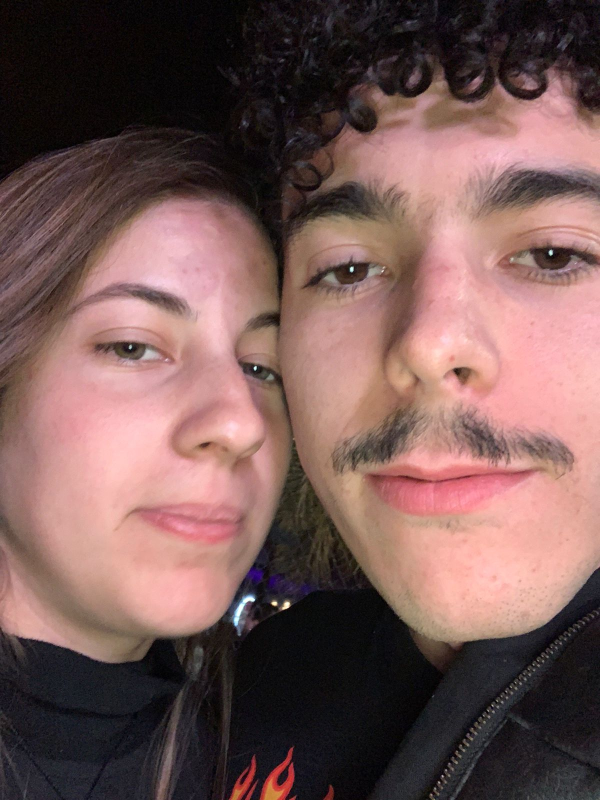
#> input picture assets/im.jpg, 1200 x 1600 px, found by its file name (shown at 1/2 size)
$ python convolutionMoyenneur.py
#> lines starting #> are read from the running program, lines starting #| are printed output that depends on the picture
import cv2 as cv
import sys
import numpy as np

img = cv.imread(cv.samples.findFile("im.jpg"), cv.IMREAD_GRAYSCALE)
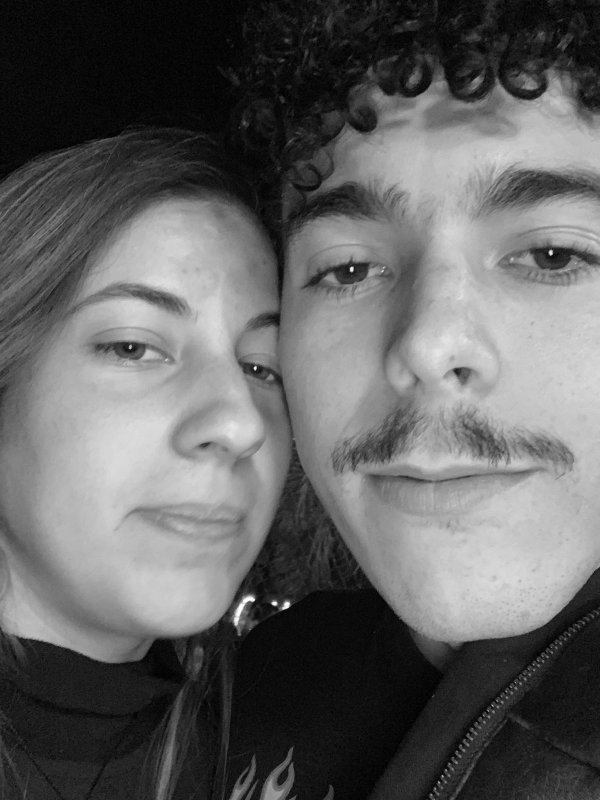
#> img: shape (1600, 1200) (shown at 1/2 size); min 0, max 255, mean 97.8

if img is None:
    sys.exit("Could not read the image.")

img = cv.resize(img, (600, 800))
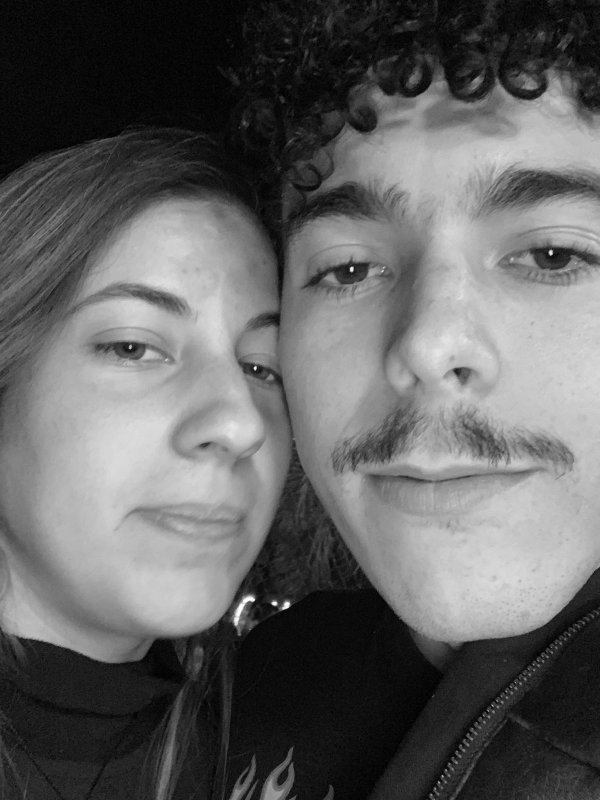
#> img: shape (800, 600); min 0, max 254, mean 98

kernel = np.ones((5,5),np.float32)/25
dst = cv.filter2D(img,-1,kernel)

cv.imshow("normal image", img)
cv.imshow("result", dst)

k = cv.waitKey(0)
#> (key Esc is pressed here)

if k == ord("s"):
    cv.imwrite("imagem.png", img)

$ run again, with assets/balle_small.jpg copied over assets/im.jpg
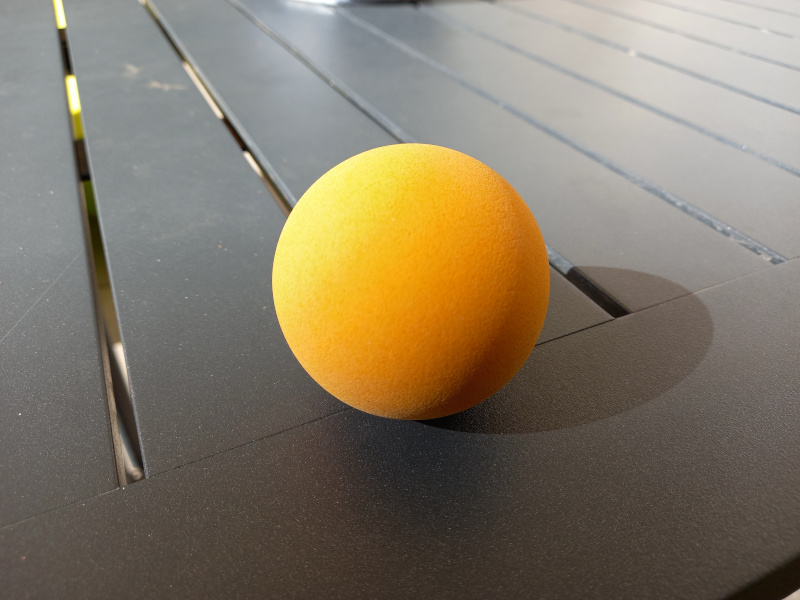
#> input picture assets/balle_small.jpg, 800 x 600 px, found by its file name
#> `img = cv.imread(cv.samples.findFile("im.jpg"), cv.IMREAD_GRAYSCALE)`:
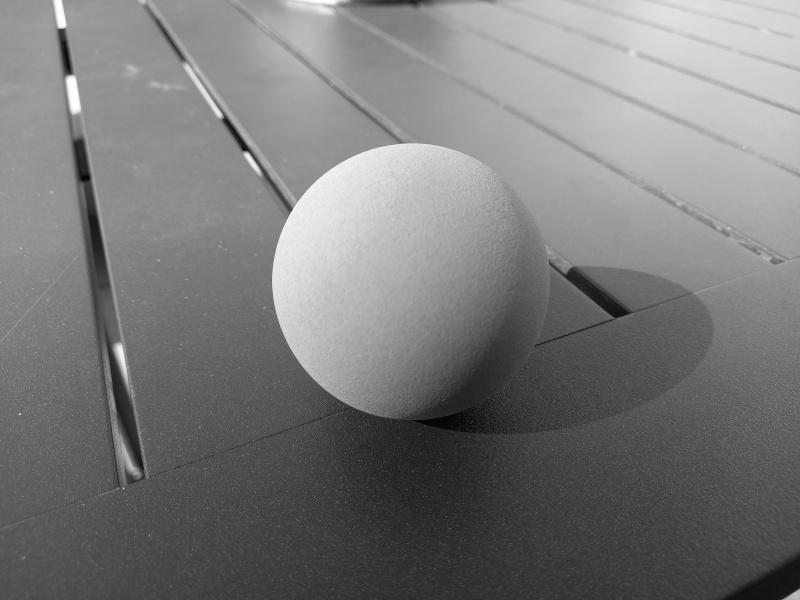
#> img: shape (600, 800); min 1, max 255, mean 122.1
#> `img = cv.resize(img, (600, 800))`:
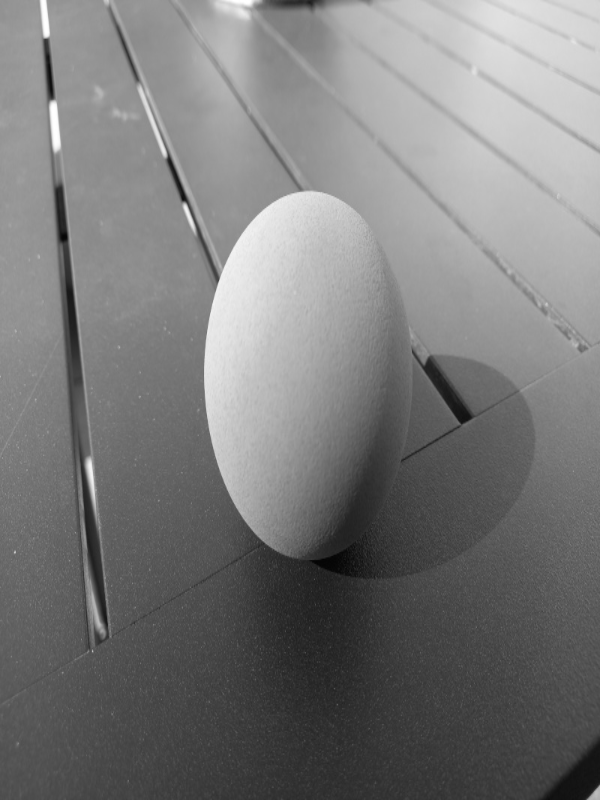
#> img: shape (800, 600); min 3, max 255, mean 122

$ run again, with assets/imagem.jpg copied over assets/im.jpg
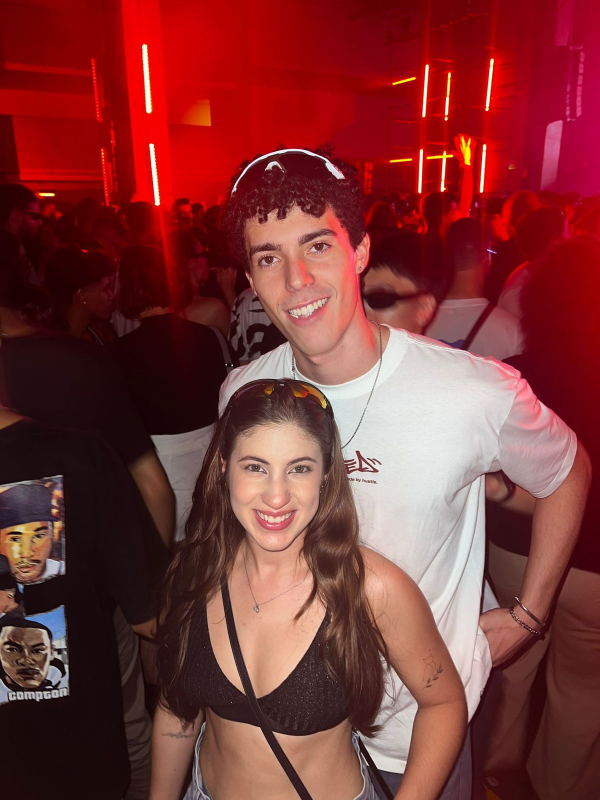
#> input picture assets/imagem.jpg, 1200 x 1600 px, found by its file name (shown at 1/2 size)
#> `img = cv.imread(cv.samples.findFile("im.jpg"), cv.IMREAD_GRAYSCALE)`:
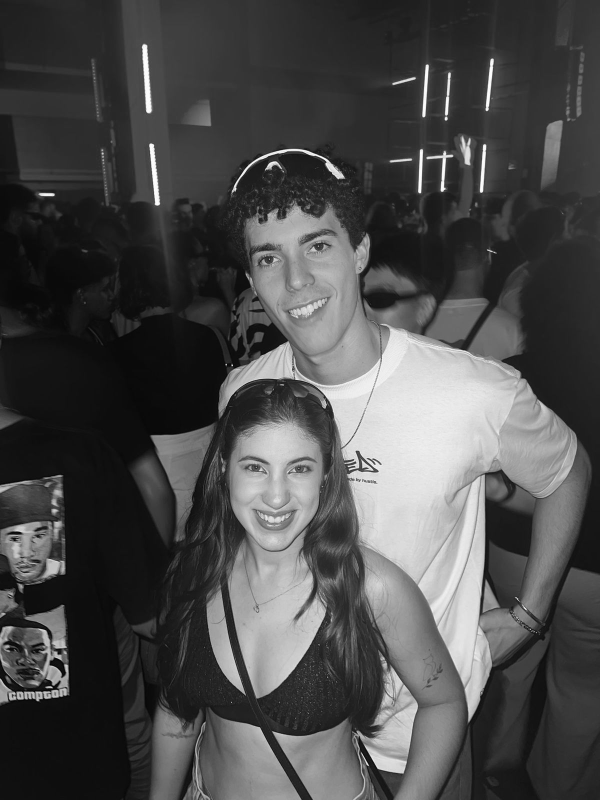
#> img: shape (1600, 1200) (shown at 1/2 size); min 0, max 255, mean 75.7
#> `img = cv.resize(img, (600, 800))`:
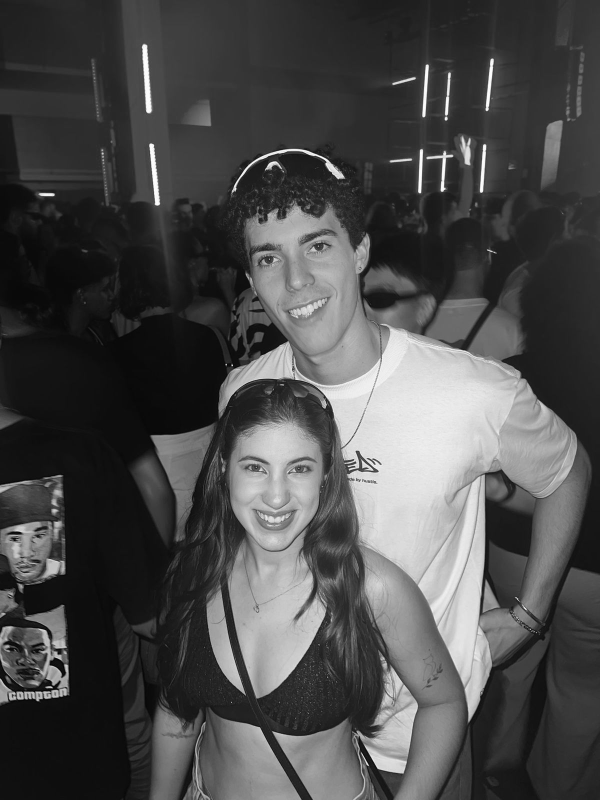
#> img: shape (800, 600); min 4, max 255, mean 75.8
